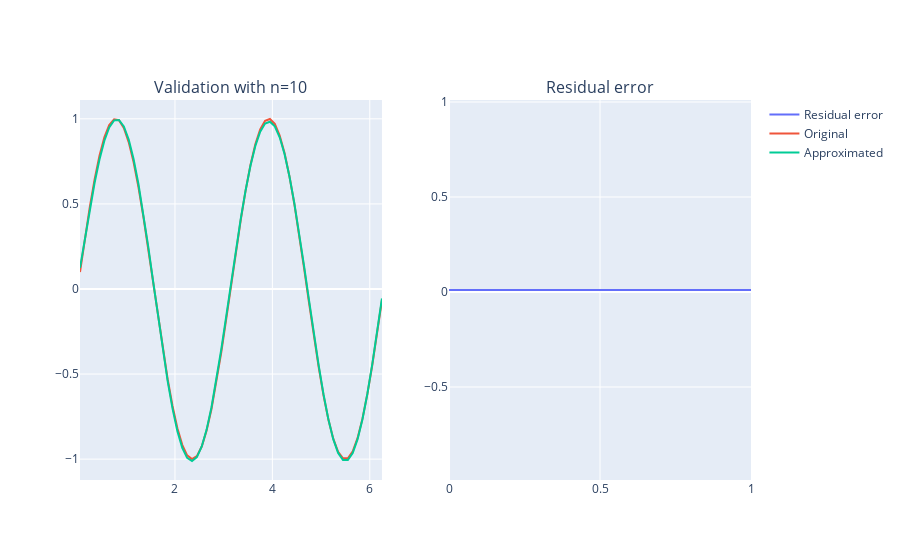

Notebook code cell kept with this figure:
### Markdown cell above
## Quick test of the model

Sin(x)

### Code cell
x, sin_data, sqr_data = data_gen(0, 2*np.pi)
t_x, t_sin_data, t_sqr_data = data_gen(0.05, 2*np.pi)

n = 10
epochs = 2 # Actually only one iteration is enough

RBFNet = RBF_Network(n, x)
# RBFNet.init_cl(x, 50, 1e-2, useBias=True) # Uncomment this to use CL initialization
RBFNet.train_network(epochs, x, sin_data, t_x, t_sin_data)
res_error = RBFNet.validate(t_x, t_sin_data, _plot=True)

print(res_error)

### Figure 1 — Plotly figure (JSON) as saved in the notebook; plotly's stock layout.template omitted (floating-point values rounded to 4 significant figures)
{"data": [{"mode": "lines", "name": "Residual error", "type": "scatter", "x": [0, 1], "xaxis": "x2", "y": [0.01038, 0.01038], "yaxis": "y2"}, {"mode": "lines", "name": "Original", "type": "scatter", "x": [0.05, 0.15, 0.25, 0.35, 0.45, 0.55, 0.65, 0.75, 0.85, 0.95, 1.05, 1.15, 1.25, 1.35, 1.45, 1.55, 1.65, 1.75, 1.85, 1.95, 2.05, 2.15, 2.25, 2.35, 2.45, 2.55, 2.65, 2.75, 2.85, 2.95, 3.05, 3.15, 3.25, 3.35, 3.45, 3.55, 3.65, 3.75, 3.85, 3.95, 4.05, 4.15, 4.25, 4.35, 4.45, 4.55, 4.65, 4.75, 4.85, 4.95, 5.05, 5.15, 5.25, 5.35, 5.45, 5.55, 5.65, 5.75, 5.85, 5.95, 6.05, 6.15, 6.25], "xaxis": "x", "y": [0.09983, 0.2955, 0.4794, 0.6442, 0.7833, 0.8912, 0.9636, 0.9975, 0.9917, 0.9463, 0.8632, 0.7457, 0.5985, 0.4274, 0.2392, 0.04158, -0.1577, -0.3508, -0.5298, -0.6878, -0.8183, -0.9162, -0.9775, -0.9999, -0.9825, -0.9258, -0.8323, -0.7055, -0.5507, -0.3739, -0.1822, 0.01681, 0.2151, 0.4048, 0.5784, 0.729, 0.8504, 0.938, 0.9882, 0.9989, 0.9699, 0.9022, 0.7985, 0.663, 0.501, 0.3191, 0.1245, -0.07515, -0.2718, -0.4575, -0.6251, -0.7677, -0.8797, -0.9566, -0.9954, -0.9946, -0.954, -0.8755, -0.762, -0.6181, -0.4496, -0.2632, -0.06632], "yaxis": "y"}, {"mode": "lines", "name": "Approximated", "type": "scatter", "x": [0.05, 0.15, 0.25, 0.35, 0.45, 0.55, 0.65, 0.75, 0.85, 0.95, 1.05, 1.15, 1.25, 1.35, 1.45, 1.55, 1.65, 1.75, 1.85, 1.95, 2.05, 2.15, 2.25, 2.35, 2.45, 2.55, 2.65, 2.75, 2.85, 2.95, 3.05, 3.15, 3.25, 3.35, 3.45, 3.55, 3.65, 3.75, 3.85, 3.95, 4.05, 4.15, 4.25, 4.35, 4.45, 4.55, 4.65, 4.75, 4.85, 4.95, 5.05, 5.15, 5.25, 5.35, 5.45, 5.55, 5.65, 5.75, 5.85, 5.95, 6.05, 6.15, 6.25], "xaxis": "x", "y": [0.124, 0.2986, 0.4678, 0.6243, 0.761, 0.8713, 0.9494, 0.991, 0.9933, 0.9553, 0.8778, 0.7635, 0.6168, 0.4437, 0.2515, 0.04822, -0.1574, -0.3567, -0.5411, -0.703, -0.8355, -0.9332, -0.9925, -1.011, -0.9883, -0.9259, -0.8265, -0.6947, -0.5361, -0.3572, -0.1655, 0.03164, 0.2263, 0.4111, 0.579, 0.7239, 0.8403, 0.9242, 0.9723, 0.983, 0.9559, 0.8917, 0.7928, 0.6627, 0.506, 0.3284, 0.1368, -0.06165, -0.259, -0.4473, -0.6187, -0.7659, -0.8826, -0.9635, -1.005, -1.005, -0.9638, -0.8826, -0.7653, -0.617, -0.4441, -0.2542, -0.05526], "yaxis": "y"}], "layout": {"annotations": [{"font": {"size": 16}, "showarrow": false, "text": "Validation with n=10", "x": 0.225, "xanchor": "center", "xref": "paper", "y": 1, "yanchor": "bottom", "yref": "paper"}, {"font": {"size": 16}, "showarrow": false, "text": "Residual error", "x": 0.775, "xanchor": "center", "xref": "paper", "y": 1, "yanchor": "bottom", "yref": "paper"}], "xaxis": {"anchor": "y", "domain": [0, 0.45]}, "xaxis2": {"anchor": "y2", "domain": [0.55, 1]}, "yaxis": {"anchor": "x", "domain": [0, 1]}, "yaxis2": {"anchor": "x2", "domain": [0, 1]}}}
